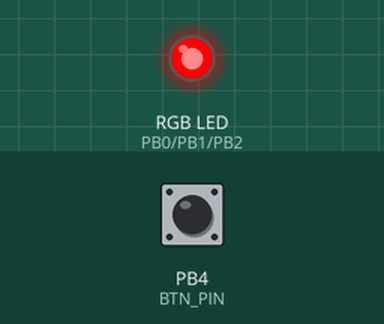
Simulated run of this sketch. Board: ATtiny85, built with avr-gcc and run on an emulated ATtiny85. Parts: an RGB LED mixed from three pins (HIGH = lit). Dashed ring = blinking. The test bench sets the inputs (shaded band); at power-on: PB4 (BTN_PIN) LOW.

Above: at 1.2 s.
1.3 s: PB4 (BTN_PIN) pulsed HIGH 2 times (0.12 s each, 0.3 s apart)
At 3.5 s:
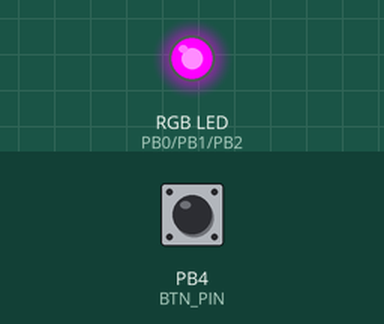
4.9 s: PB4 (BTN_PIN) pulled HIGH for 0.15 s
7.9 s: PB4 (BTN_PIN) pulled HIGH for 1 s
At 9.8 s:
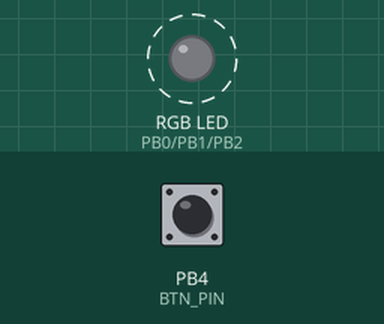
Timing chart, 0 to 17.9 s (numbered marks = the images above; inputs shaded):
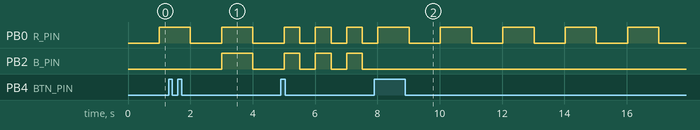

The sketch:

helios_lightcontroller_AES.ino
```cpp
/***********************************************************************
 *              ____        ______       ____        ______            *
 *             /  " \      /    " \     /  " \      /    " \           *
 *            /__|| |     // ____  \   /__|| |     // ____  \          *
 *               |: |    /  /    ) :)     |: |    /  /    ) :)         *
 *              _\  |   (: (____/ //     _\  |   (: (____/ //          *
 *             /" \_|\   \        /     /" \_|\   \        /           *
 *            (_______)   \"_____/     (_______)   \"_____/            *
 *                                                                     *
 *            ___             __       _______     ________            *
 *           |"  |           /""\     |   _  "\   /"       )           *
 *           ||  |          /    \    (. |_)  :) (:   \___/            *
 *           |:  |         /' /\  \   |:     \/   \___  \              *
 *            \  |___     //  __'  \  (|  _  \\    __/  \\             *
 *           ( \_|:  \   /   /  \\  \ |: |_)  :)  /" \   :)            *
 *            \_______) (___/    \___)(_______/  (_______/             *
 *                                                                     *
 *        AUTHOR: Alec Selfridge                                       *
 *  DATE CREATED: Unknown                                              *
 * LAST REVISION: 04/05/16                                             *
 *       PROJECT: Helios                                               *
 *       VERSION: 0.5.0                                                *
 *   DESCRIPTION: Target device: ATTINY85 (Trinket 8MHZ/USBTinyISP)    *
 *           Four RGB LEDs, connected to three common pins (R, G, B),  *
 *           are configured by a push-button by cycling through a pre- *
 *           defined list. Said button is software debounced by        *
 *           comparing the time of the first low-to-high transition    *
 *           with a later reading. If the input was HIGH in both       *
 *           cases, then we accept the input and cycle modes.          *
 *           This scheme applies to both buttons, each with different  *
 *           parameters they modify.                                   *
 *           V0.1: added CDS cell and non-blocking delays.             *
 *           V0.2: swapped NeoPixels for generic RGB LEDs.             *
 *           V0.3: removed CDS cell for a pattern selector.            *
 *                 one button cycles through speeds + colors.          *
 *           V0.4: removed OFF state from available modes. Changed     *
 *                 dbDelay to 100.                                     *
 *           V0.5: removed green blink patterns for prototype          *
 *                                                                     *
 * No part of this document may be used, distributed, or reproduced    *
 * without written permission from 1010 Innovation Labs.               *
 ***********************************************************************/
void cycle(void);
void cyclePattern(void);
void setLights(void);
void debounceRead(int pin);

// defaults
#define ON  true
#define OFF false
#define DEFAULT_STATE {HIGH, LOW, LOW} // red

// maximum amount of supported modes (including 0)
#define MAX_MODES 4

// pin assignments
#define R_PIN      0
#define G_PIN      1
#define B_PIN      2
#define BTN_PIN    4

// state & status variables
unsigned char currentState = 0;
bool          lightState[] = DEFAULT_STATE;
bool          blinkStage   = OFF;
long          dbDelay      = 100;
int           btnState;
int           lastBtnState = LOW;
long          lastDbTime   = 0;
// light refresh variables
unsigned long T_rf     = 1000;     // refresh period for lights (ms)
unsigned long prevTime = millis(); // initialize the refresh clock
/*****************************
* Initializations
*****************************/
void setup() {
  pinMode(BTN_PIN, INPUT);
  // 'n' RGB LEDs can be connected in parallel to each pin
  // this allows synchronized control of many LEDs using only 3 pins
  pinMode(R_PIN, OUTPUT);
  pinMode(G_PIN, OUTPUT);
  pinMode(B_PIN, OUTPUT);
}
/*****************************
* Main
*****************************/
void loop() {
  /*****************************
   * User-input Handling
   *****************************/
  debounceRead(BTN_PIN);
  /*****************************
   * Light Refresh Handling
   *****************************/
  if((millis() - prevTime) > T_rf) {
    prevTime = millis(); blinkStage = !blinkStage;
    if(blinkStage) { // on cycle
      setLights();
      digitalWrite(R_PIN, lightState[0]);
      digitalWrite(G_PIN, lightState[1]);
      digitalWrite(B_PIN, lightState[2]);
    }
    else { // off cycle
      lightState[0] = LOW; lightState[1] = LOW; lightState[2] = LOW;
      digitalWrite(R_PIN, lightState[0]);
      digitalWrite(G_PIN, lightState[1]);
      digitalWrite(B_PIN, lightState[2]);
    }
  }
}

void cycle(void) {
  currentState++;
  if(currentState >= MAX_MODES)
    currentState = 0;
}

// variable-rate debouncer on any given pin. the rate is determined by dbDelay
void debounceRead(int pin) {
  int reading = digitalRead(pin);
  // if the button changed in any way, be it noise or a press...
  if (reading != lastBtnState) {
    // start the timer
    lastDbTime = millis();
  }
  // if the button has stayed HIGH longer than a threshold...
  if ((millis() - lastDbTime) > dbDelay) {
    // update the state of the button
    if (reading != btnState) {
      btnState = reading;
      // if the button stayed HIGH, then we assume it's a valid press
      if (btnState == HIGH) {
          cycle();
      }
    }
  }
  // this prevents one button press from being perceived as multiple presses
  lastBtnState = reading;
}

// sets the colors for each mode along with the blink period
void setLights(void) {
  switch(currentState) {
    // Off
    case 255: lightState[0] = LOW; lightState[1] = LOW; lightState[2] = LOW; T_rf = 500;
    break;
    // Red normal
    case 0: lightState[0] = HIGH; lightState[1] = LOW; lightState[2] = LOW; T_rf = 1000;
    break;
    // Red fast
    case 1: lightState[0] = HIGH; lightState[1] = LOW; lightState[2] = LOW; T_rf = 500;
    break;
    // Purple normal
    case 2: lightState[0] = HIGH; lightState[1] = LOW; lightState[2] = HIGH; T_rf = 1000;
    break;
    // Purple fast
    case 3: lightState[0] = HIGH; lightState[1] = LOW; lightState[2] = HIGH; T_rf = 500;
    break;
    default: lightState[0] = HIGH; lightState[1] = HIGH; lightState[2] = HIGH;
    break;
  }
}
```

Measured:
- after the input at 1.3 s, PB2 (B_PIN): LOW → HIGH after 1.7 s, → LOW 1.0 s later
- after the input at 7.9 s, PB0 (R_PIN): alternates HIGH for 1.0 s and LOW for 1.0 s, starting after 1.1 s; PB2 (B_PIN): stops changing and stays LOW
